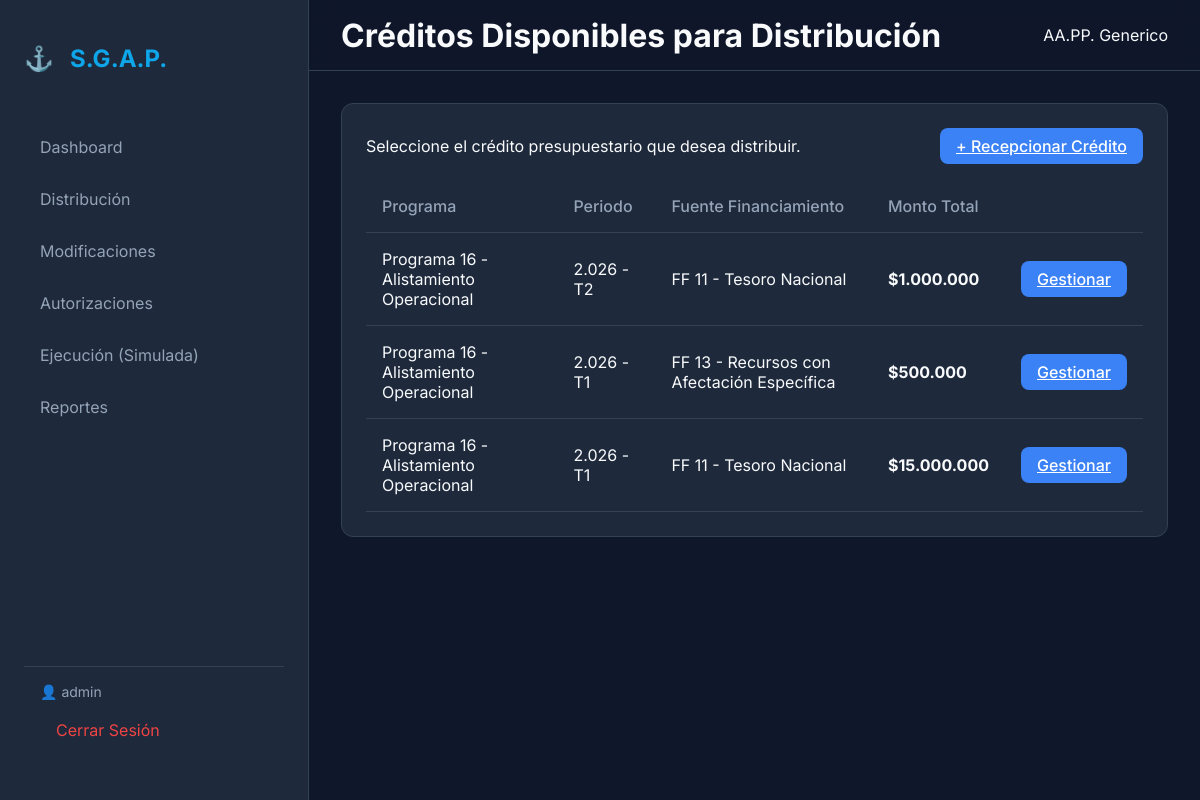
Page /finance/distribuir/ (signed in) on the earlier database version.
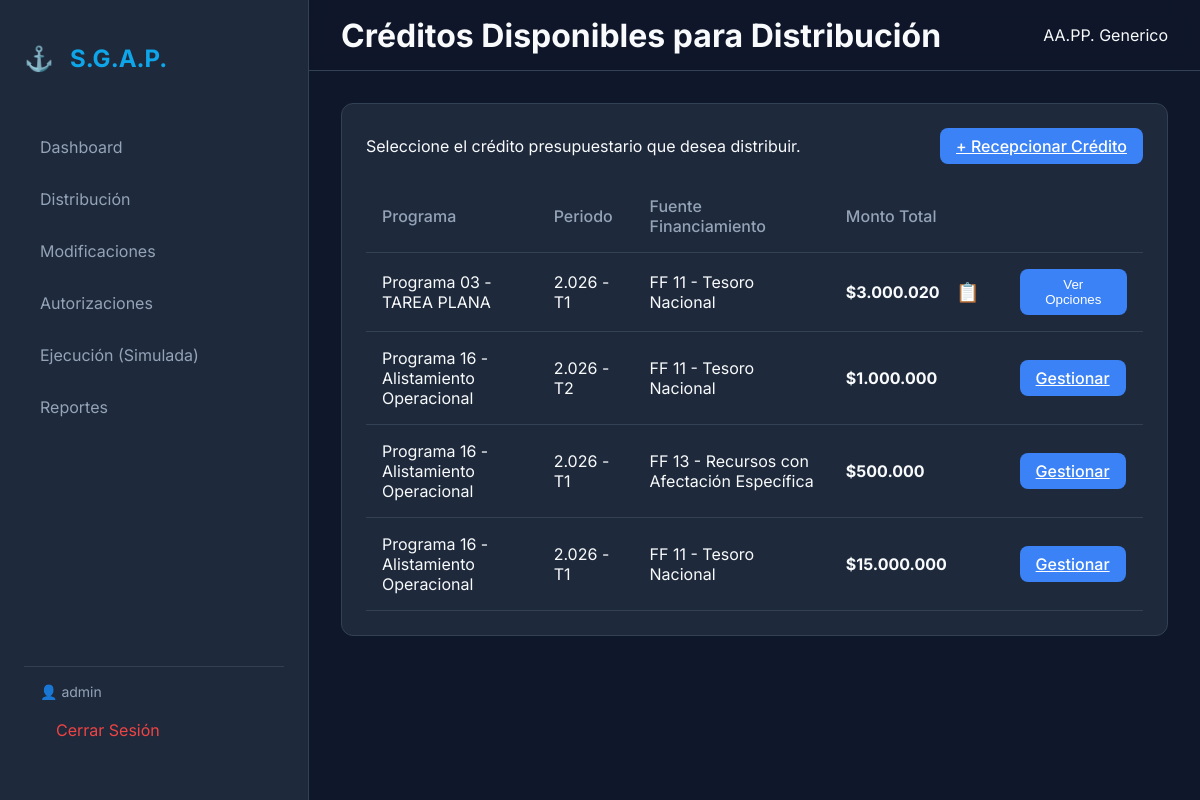
Same page on the later database version.
### core/models.py (models this page shows)
class EstructuraProgramatica(models.Model):
    NIVEL_CHOICES = (
        (1, "Programa"),
        (2, "Subprograma"),
        (3, "Proyecto"),
        (4, "Obra"),
        (5, "Actividad"),
    )
    nivel = models.IntegerField(choices=NIVEL_CHOICES)
    codigo = models.CharField(max_length=50)
    descripcion = models.CharField(max_length=255)
    padre = models.ForeignKey("self", null=True, blank=True, on_delete=models.CASCADE, related_name="hijos")
    def __str__(self):
        return f"{self.get_nivel_display()} {self.codigo} - {self.descripcion}"

class FuenteFinanciamiento(models.Model):
    CODIGO_CHOICES = (
        ("11", "Tesoro Nacional"),
        ("13", "Recursos Específicos"),
    )
    codigo = models.CharField(max_length=10, choices=CODIGO_CHOICES)
    descripcion = models.CharField(max_length=255)
    es_fiscal = models.BooleanField(default=True, help_text="Indica si es dinero fiscal")
    def __str__(self):
        return f"FF {self.codigo} - {self.descripcion}"

### finance/views.py (the view)
# urls.py: path('distribuir/', views.lista_creditos, name='lista_creditos'),
@login_required
def lista_creditos(request):
    from collections import defaultdict
    def fmt_currency(value):
        return f"{value:,.0f}".replace(",", "X").replace(".", ",").replace("X", ".")
    creditos = Credito.objects.filter(estado='VIGENTE').select_related('programa', 'fuente').order_by('-fecha_creacion')
    grupos = defaultdict(lambda: {'total': 0, 'creditos': []})
    for credito in creditos:
        key = (credito.programa.id, credito.anio, credito.trimestre, credito.fuente.id)
        grupos[key]['total'] += credito.monto_total
        grupos[key]['creditos'].append({
            'id': credito.id,
            'monto': fmt_currency(credito.monto_total),
            'monto_raw': credito.monto_total,
            'fecha': credito.fecha_creacion.strftime('%d/%m/%Y %H:%M')
        })
        grupos[key]['programa'] = credito.programa
        grupos[key]['anio'] = credito.anio
        grupos[key]['trimestre'] = credito.trimestre
        grupos[key]['fuente'] = credito.fuente
    creditos_agrupados = []
    for key, data in grupos.items():
        creditos_agrupados.append({
            'programa': data['programa'],
            'anio': data['anio'],
            'trimestre': data['trimestre'],
            'fuente': data['fuente'],
            'total': fmt_currency(data['total']),
            'creditos': data['creditos'],
            'count': len(data['creditos'])
        })
    if creditos_agrupados:
        print("DEBUG - First group:", creditos_agrupados[0])
    return render(request, 'finance/lista_creditos_v2.html', {'creditos_agrupados': creditos_agrupados})

### finance/templates/finance/lista_creditos_v2.html (shortened to what this page needs)
{% extends 'base.html' %}
{% block page_title %}Créditos Disponibles para Distribución{% endblock %}
{% block content %}
<div class="card">
    <div style="display: flex; justify-content: space-between; align-items: center; margin-bottom: 1rem;">
        <p class="mb-4" style="margin: 0;">Seleccione el crédito presupuestario que desea distribuir.</p>
        <a href="{% url 'finance:nuevo_credito' %}" class="btn btn-primary">+ Recepcionar Crédito</a>
    </div>
    <table>
        <thead>
            <tr>
                <th>Programa</th>
                <th>Periodo</th>
                <th>Fuente Financiamiento</th>
                <th>Monto Total</th>
                <th></th>
            </tr>
        </thead>
        <tbody>
            {% for grupo in creditos_agrupados %}
            <tr>
                <td>{{ grupo.programa }}</td>
                <td>{{ grupo.anio }} - T{{ grupo.trimestre }}</td>
                <td>{{ grupo.fuente }}</td>
                <td>
                    <div style="display: flex; align-items: center; gap: 0.5rem;">
                        <strong>${{ grupo.total }}</strong>
                        {% if grupo.count > 1 %}
                        <button
                            hx-get="{% url 'finance:load_credit_history' %}?programa={{ grupo.programa.id }}&anio={{ grupo.anio|stringformat:'d' }}&trimestre={{ grupo.trimestre }}&fuente={{ grupo.fuente.id }}"
                            hx-target="#modal-container" hx-swap="innerHTML"
                            style="background: none; border: none; cursor: pointer; font-size: 1.2rem; color: #3b82f6; padding: 0.25rem 0.5rem; transition: transform 0.2s;"
                            onmouseover="this.style.transform='scale(1.2)'" onmouseout="this.style.transform='scale(1)'"
                            title="Ver historial ({{ grupo.count }} créditos)">📋</button>
                        {% endif %}
                    </div>
                </td>
                <td>
                    {% if grupo.count == 1 %}
                    <a href="{% url 'finance:distribuir_credito' grupo.creditos.0.id %}"
                        class="btn btn-primary">Gestionar</a>
                    {% else %}
                    <button class="btn btn-primary"
                        hx-get="{% url 'finance:load_credit_history' %}?programa={{ grupo.programa.id }}&anio={{ grupo.anio|stringformat:'d' }}&trimestre={{ grupo.trimestre }}&fuente={{ grupo.fuente.id }}"
                        hx-target="#modal-container" hx-swap="innerHTML">Ver Opciones</button>
                    {% endif %}
                </td>
            </tr>
            {% endfor %}
        </tbody>
    </table>
</div>
{% endblock %}

Differences in the rows shown:
added EstructuraProgramatica: programa "Programa 03 - TAREA PLANA", anio "2.026", trimestre "1", fuente "FF 11 - Tesoro Nacional", total "3.000.020"
